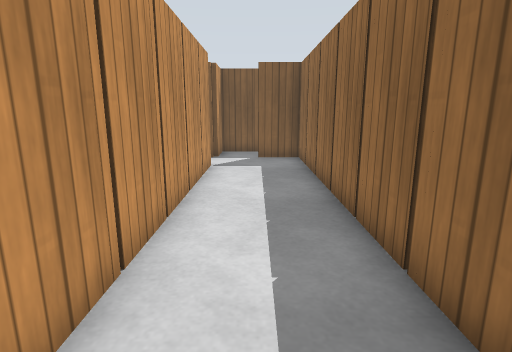
view 1 (above)

24 first-person views from a walk through a Gazebo world. The camera is 1 m above the floor, tilts 12° down and sees 80° across. The floor is counted in squares, 0.5 m on a side. Each view is taken from the middle of a square. On the plan, view 1 faces up. The plan holds only what a view shows up to about 17 squares ahead; the rest is blank. Simple patterns stand in for the simulator's built-in surfaces.

view 2
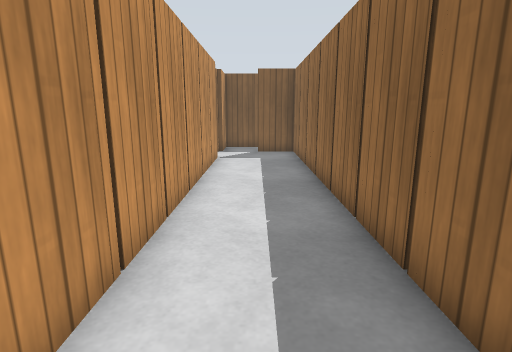

view 3
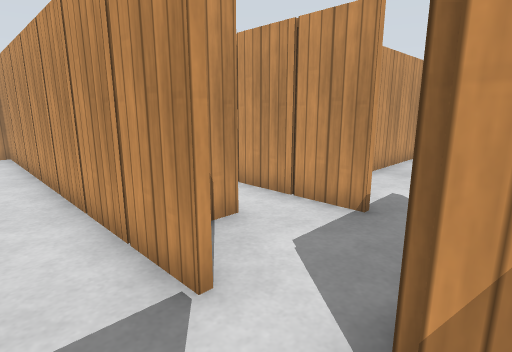

view 4
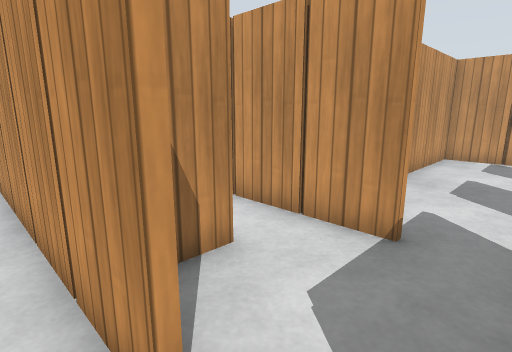

view 5
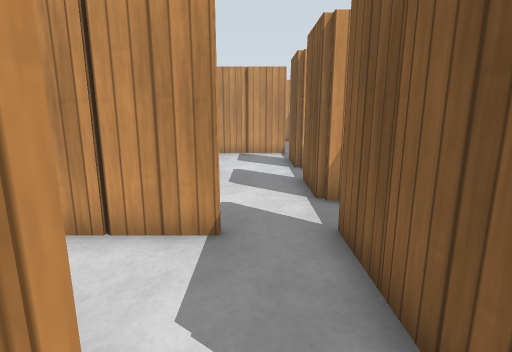

view 6
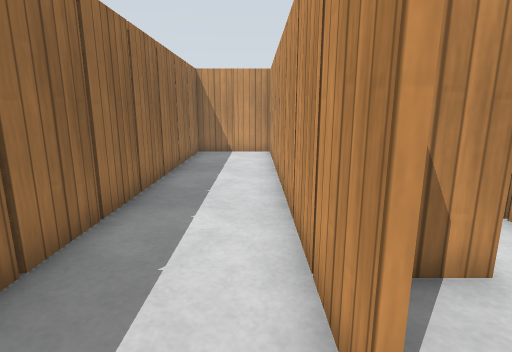

view 7
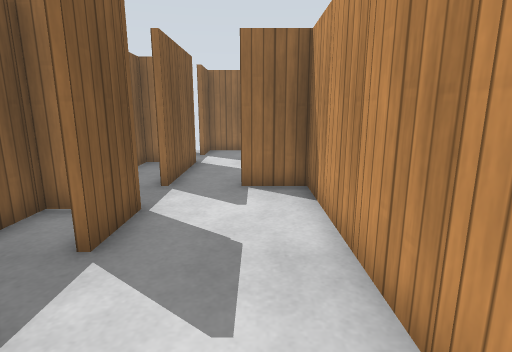

view 8
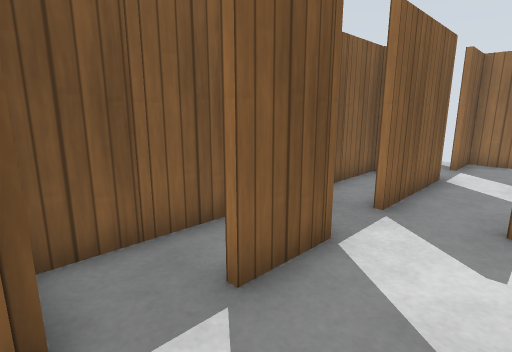

view 9
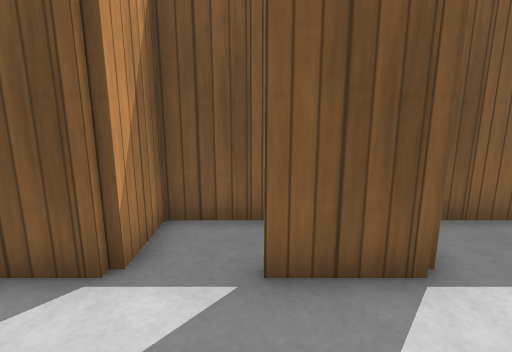

view 10
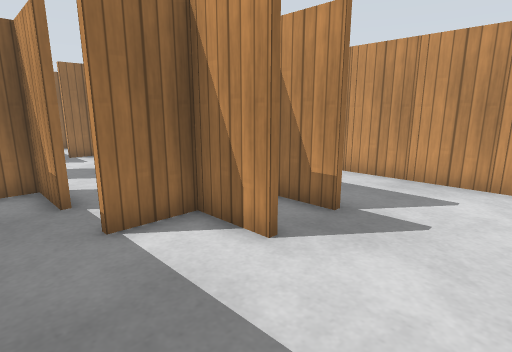

view 11
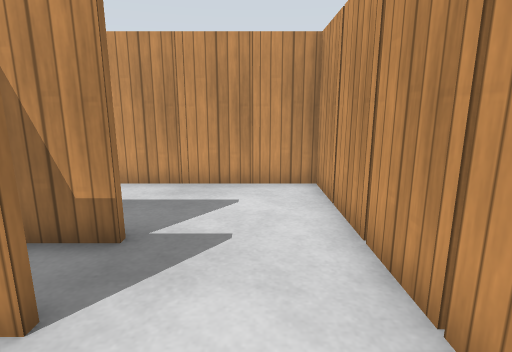

view 12
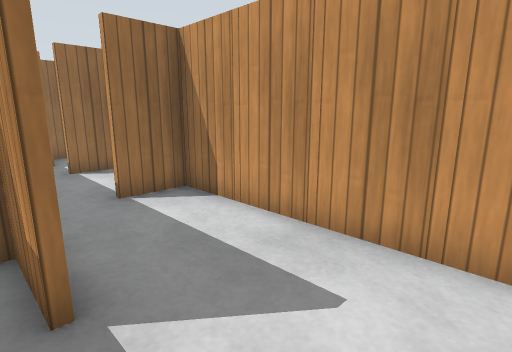

view 13
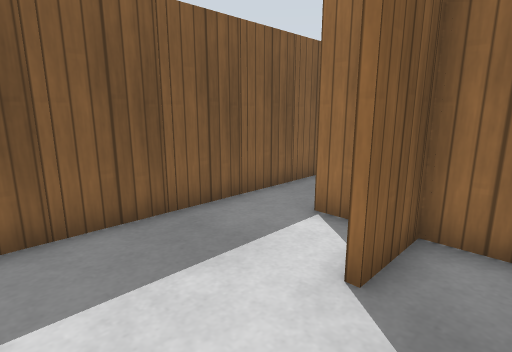

view 14
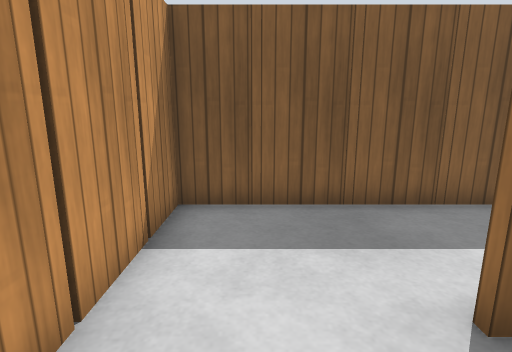

view 15
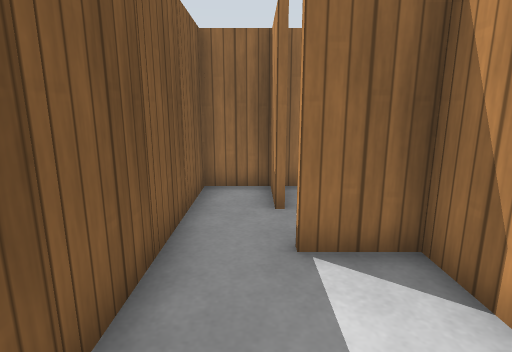

view 16
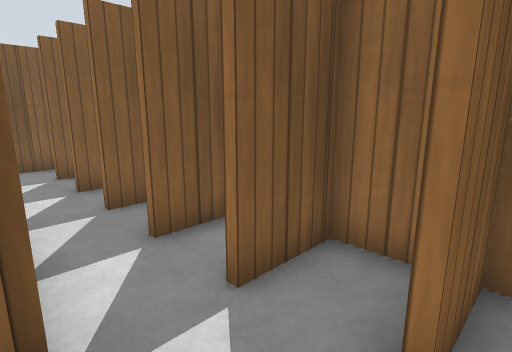

view 17
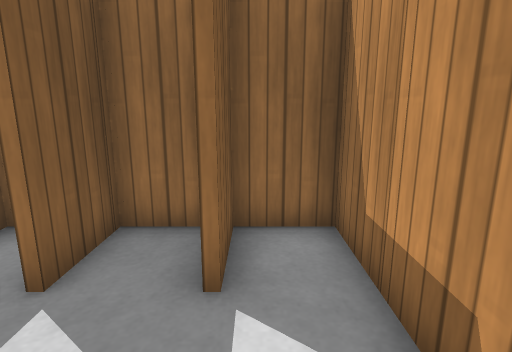

view 18
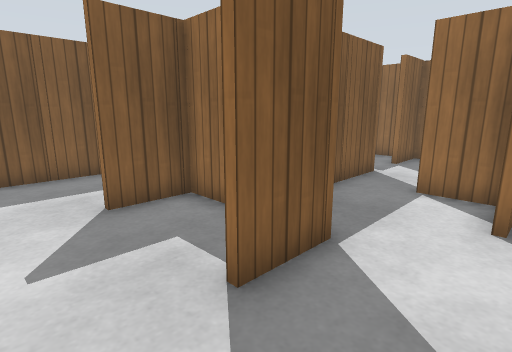

view 19
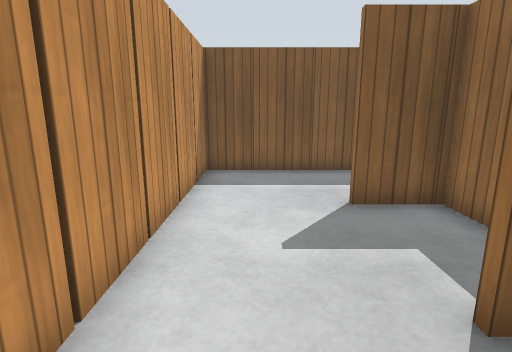

view 20
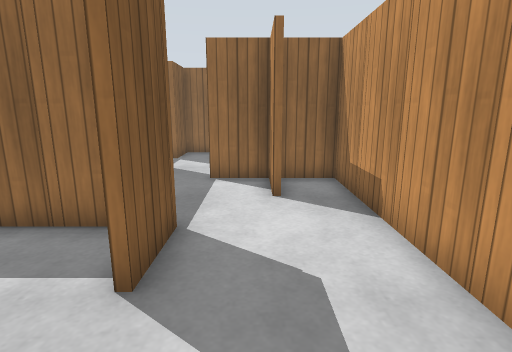

view 21
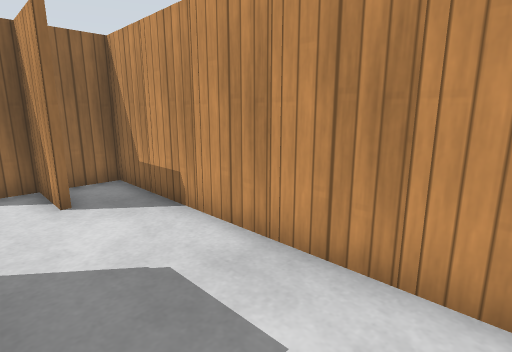

view 22
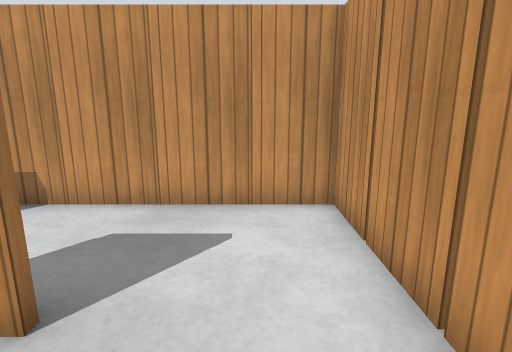

view 23
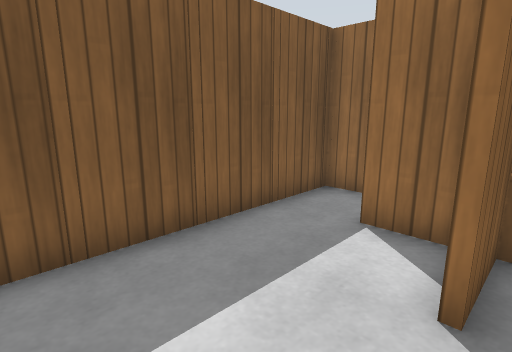

view 24
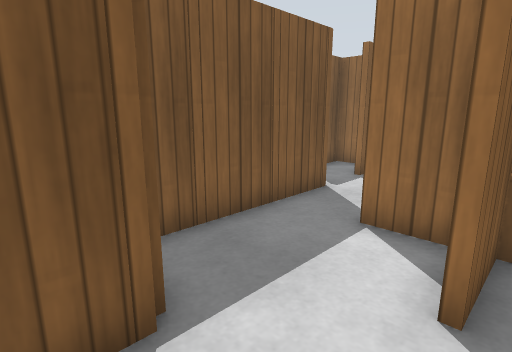

### Floor plan
Points are (right, up) in squares from view 1. A wall is a line through its corners. A room is listed if a view was taken in it or the views show most of it. See-through windows are left out.
Room 1 (views 1, 2, 3, 4, 5, 6, 7, 8, 9, 15)
walls: (-7.2, 5.4) (-8, 5.4); (-7.4, 7.4) (-8, 7.4); (-7, 3.4) (-8, 3.4); (-8, 7.6) (-6.6, 7.6); (-6.5, 9.4) (-11.6, 9.4); (-4, 9.6) (-2.9, 9.6); (-7.6, 9.6) (-6.5, 9.6); (-5.9, 10.5) (-5.9, 11.5); (-6.5, 1.4) (-8, 1.4); (-5.7, 11.5) (-5.7, 10.5); (-9.6, 9.6) (-8.5, 9.6); (-1.7, 11.5) (-1.7, 10.4); (-11.5, 5.6) (-9.9, 5.6) (-9.9, 7.5); (-11.6, 9.6) (-10.4, 9.6); (-8, 13.4) (-10, 13.4); (-2, 13.4) (-6, 13.4); (-1.7, -1.4) (-1.7, -2.4) (-0.5, -2.4); (-7.7, 14) (-7.7, 13.5); (-13.5, 9.6) (-12.4, 9.6); (-7.9, 14.8) (-7.9, 15.4) (-11.7, 15.4) (-11.7, 13.5); (-1.9, 14.8) (-1.9, 15.4) (-3.6, 15.4); (0.4, -2.4) (1.9, -2.4) (1.9, 13.4) (0, 13.4); (-12, 13.4) (-13.9, 13.4); (-0.5, 15.4) (-1.7, 15.4) (-1.7, 13.5); (-15.7, 10.6) (-15.7, 9.6) (-14.4, 9.6)
ways out: opening at (-15, 7) to room 2; opening at (-14.5, 11.5) to room 2; opening at (-8, -1.3) to room 3
objects: wooden post (-14, 5); wooden post (-14, 6); wooden post (-14, 9); wooden post (-12, 9); wooden post (-12, 13); wooden post (-10, 5); wooden post (-10, 9); wooden post (-10, 16); wooden post (-8, 9); wooden post (-8, 13); wooden post (-6, -3); wooden post (-6, -2); wooden post (-6, -1); wooden post (-6, 0); wooden post (-6, 1); wooden post (-6, 2); wooden post (-6, 7); other object (-6, 8); wooden post (-6, 9); wooden post (-6, 10); wooden post (-6, 16); wooden post (-4, 13); wooden post (-4, 16); other object (-2, -1); wooden post (-2, 1); wooden post (-2, 3); wooden post (-2, 5); wooden post (-2, 7); wooden post (-2, 9); wooden post (-2, 13); wooden post (0, -3); wooden post (0, 16); other object (2, -1); wooden post (2, 1); wooden post (2, 3); wooden post (2, 5); wooden post (2, 7); wooden post (2, 9); other object (2, 11)
Room 2 (views 10, 11, 12, 13, 14, 18, 19, 20, 21, 22, 23, 24)
walls: (-17.6, 5.6) (-16.5, 5.6); (-15.9, 2.4) (-15.9, 3.5); (-15.6, 5.6) (-14.5, 5.6); (-16.5, 1.4) (-18, 1.4); (-14.5, 5.4) (-21.8, 5.4); (-19.6, 5.6) (-18.5, 5.6); (-13.9, 6.5) (-13.9, 7.5); (-21.8, 5.6) (-20.4, 5.6); (-15.9, -1.4) (-15.9, 0.5); (-18, 9.6) (-15.9, 9.6); (-16, -2.6) (-18, -2.6); (-11.5, -0.6) (-14.9, -0.6); (-16.5, 11.4) (-18, 11.4); (-18, 11.6) (-16.5, 11.6); (-15.9, 12.5) (-15.9, 13.5); (-14, -4.4) (-12.5, -4.4); (-11.9, -3.6) (-11.9, -2.5); (-15.7, 13.5) (-15.7, 12.4); (-12.5, -4.6) (-14, -4.6); (-14, 13.6) (-11.9, 13.6); (-17.6, -6.4) (-16.5, -6.4); (-15.6, -6.4) (-14.5, -6.4); (-19.6, -6.4) (-18.5, -6.4); (-13.6, -6.4) (-11.9, -6.4) (-11.9, -5.4); (-12.9, 15.4) (-21.7, 15.4) (-21.7, -6.4) (-20.4, -6.4)
low walls: (-15.9, 9.6) (-15.9, 10.5)
ways out: opening at (-15, 7) to room 1; opening at (-14.5, 11.5) to room 1; opening at (-11.3, -4.5) to room 3
objects: wooden post (-22, -5); wooden post (-22, -3); wooden post (-22, -1); wooden post (-22, 1); wooden post (-22, 3); wooden post (-22, 7); wooden post (-22, 9); wooden post (-22, 11); wooden post (-22, 13); wooden post (-20, -7); wooden post (-20, 5); wooden post (-20, 16); wooden post (-18, -7); wooden post (-18, 5); wooden post (-18, 16); wooden post (-16, -7); wooden post (-16, -3); wooden post (-16, 1); wooden post (-16, 2); wooden post (-16, 5); wooden post (-16, 9); wooden post (-16, 11); wooden post (-16, 12); wooden post (-16, 16); wooden post (-14, -7); wooden post (-14, -1); wooden post (-14, 16); wooden post (-12, -5); wooden post (-12, -4); wooden post (-12, -1)
Room 3 (views 16, 17)
walls: (-7.6, -4.4) (-5.9, -4.4) (-5.9, -3.4); (-9.6, -4.4) (-8.5, -4.4); (-6.5, -2.6) (-8, -2.6); (-6.5, -0.6) (-8, -0.6); (-10, -0.6) (-11.5, -0.6)
ways out: opening at (-8, -1.3) to room 1; opening at (-11.3, -4.5) to room 2
objects: wooden post (-10, -1); wooden post (-8, -5); wooden post (-6, -5)

Where each view was taken, in squares from view 1:
view 1: 0 up, 0 right, facing up
view 2: 2 down, 0 right, facing up
view 3: 14 up, 0 right, facing down-left
view 4: 13 up, 1 left, facing down-left
view 5: 12 up, 1 left, facing left
view 6: 13 up, 1 left, facing down
view 7: 11 up, 14 left, facing right
view 8: 11 up, 12 left, facing up-right
view 9: 10 up, 10 left, facing up
view 10: 15 up, 21 left, facing down-right
view 11: 14 up, 20 left, facing down
view 12: 10 up, 21 left, facing down-right
view 13: 10 up, 21 left, facing up-right
view 14: 9 up, 20 left, facing up
view 15: 8 up, 14 left, facing right
view 16: 3 down, 10 left, facing up-right
view 17: 3 down, 11 left, facing right
view 18: 5 down, 20 left, facing up-right
view 19: 5 down, 20 left, facing up
view 20: 4 down, 21 left, facing right
view 21: 3 down, 21 left, facing down-right
view 22: 0 up, 20 left, facing down
view 23: 1 up, 21 left, facing up-right
view 24: 5 down, 17 left, facing up-right
